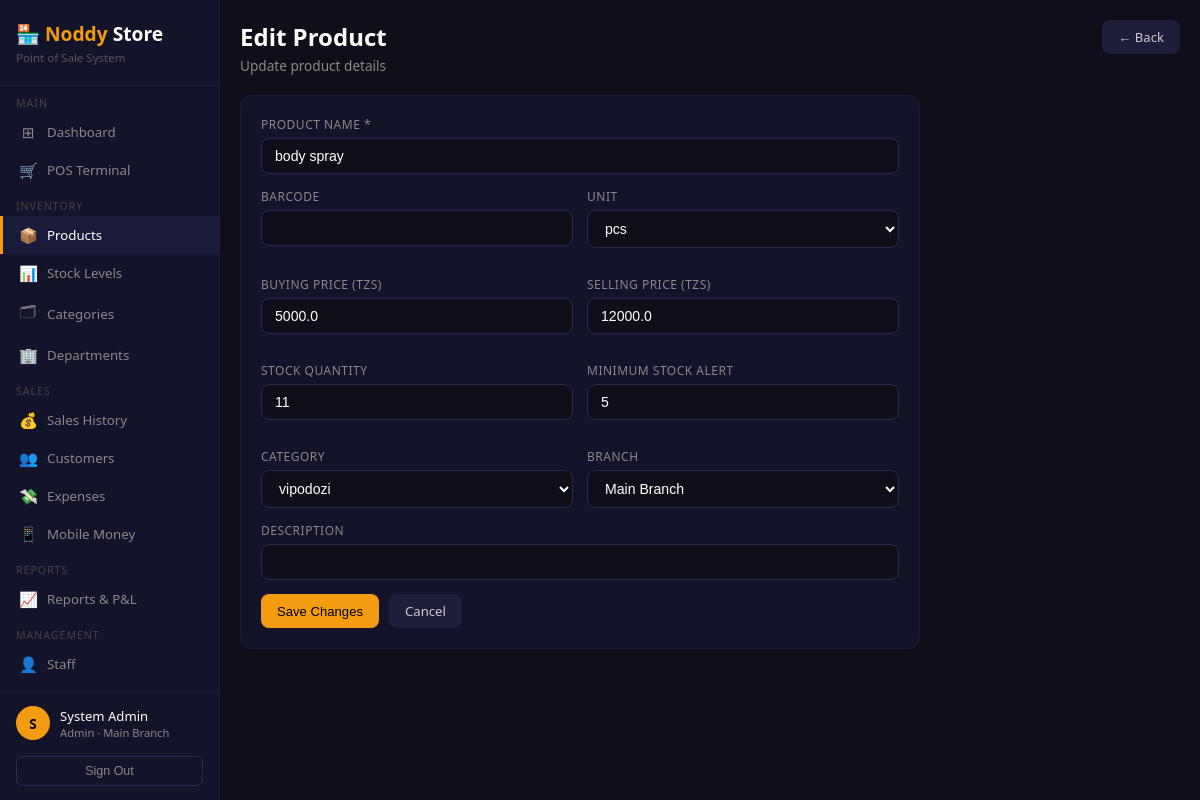
Screenshot of /products/edit/3 (signed in) with the database file from the repository.
### tables this page shows
CREATE TABLE branches (
        id         INTEGER PRIMARY KEY AUTOINCREMENT,
        name       TEXT NOT NULL,
        location   TEXT,
        phone      TEXT,
        created_at TEXT DEFAULT CURRENT_TIMESTAMP
    );

CREATE TABLE products (
        id            INTEGER PRIMARY KEY AUTOINCREMENT,
        name          TEXT NOT NULL,
        barcode       TEXT UNIQUE,
        category_id   INTEGER,
        branch_id     INTEGER,
        buying_price  REAL DEFAULT 0,
        selling_price REAL DEFAULT 0,
        stock_qty     INTEGER DEFAULT 0,
        min_stock     INTEGER DEFAULT 5,
        unit          TEXT DEFAULT 'pcs',
        description   TEXT,
        active        INTEGER DEFAULT 1,
        created_at    TEXT DEFAULT CURRENT_TIMESTAMP,
        FOREIGN KEY (category_id) REFERENCES categories(id),
        FOREIGN KEY (branch_id)   REFERENCES branches(id)
    );

CREATE TABLE categories (
        id            INTEGER PRIMARY KEY AUTOINCREMENT,
        name          TEXT NOT NULL,
        department_id INTEGER,
        description   TEXT,
        created_at    TEXT DEFAULT CURRENT_TIMESTAMP,
        FOREIGN KEY (department_id) REFERENCES departments(id)
    );

### app.py (the view, shortened to what this page needs)
@app.route('/products/edit/<int:pid>', methods=['GET','POST'])
@login_required
def edit_product(pid):
    conn = get_db()
    prod     = conn.execute('SELECT * FROM products WHERE id=?', (pid,)).fetchone()
    cats     = conn.execute('SELECT * FROM categories ORDER BY name').fetchall()
    depts    = conn.execute('SELECT * FROM departments ORDER BY name').fetchall()
    branches = conn.execute('SELECT * FROM branches').fetchall()
    conn.close()
    return render_template('edit_product.html', prod=prod, cats=cats, depts=depts, branches=branches)

### app.py (called while the page is built)
def login_required(f):
    @wraps(f)
    def decorated(*args, **kwargs):
        if 'user_id' not in session:
            return redirect(url_for('login'))
        return f(*args, **kwargs)
    return decorated

### database.py (called while the page is built)
def get_db():
    conn = sqlite3.connect(DB)
    conn.row_factory = sqlite3.Row
    return conn

### templates/edit_product.html (shortened to what this page needs)
{% extends 'base.html' %}
{% block content %}
<div class="page-header">
    <div>
        <h2>Edit Product</h2>
        <p>Update product details</p>
    </div>
    <a href="/products" class="btn btn-secondary">← Back</a>
</div>
<div class="card" style="max-width:680px;">
    <form method="POST">
        <div class="form-group">
            <label>Product Name *</label>
            <input type="text" name="name" value="{{ prod.name }}" required/>
        </div>
        <div class="form-grid">
            <div class="form-group">
                <label>Barcode</label>
                <input type="text" name="barcode" value="{{ prod.barcode or '' }}"/>
            </div>
            <div class="form-group">
                <label>Unit</label>
                <select name="unit">
                    {% for u in ['pcs','kg','g','litre','box','pack','dozen','pair'] %}
                    <option value="{{ u }}" {% if prod.unit==u %}selected{% endif %}>{{ u }}</option>
                    {% endfor %}
                </select>
            </div>
            <div class="form-group">
                <label>Buying Price (TZS)</label>
                <input type="number" name="buying_price"
                       value="{{ prod.buying_price }}" step="0.01"/>
            </div>
            <div class="form-group">
                <label>Selling Price (TZS)</label>
                <input type="number" name="selling_price"
                       value="{{ prod.selling_price }}" step="0.01"/>
            </div>
            <div class="form-group">
                <label>Stock Quantity</label>
                <input type="number" name="stock_qty" value="{{ prod.stock_qty }}"/>
            </div>
            <div class="form-group">
                <label>Minimum Stock Alert</label>
                <input type="number" name="min_stock" value="{{ prod.min_stock }}"/>
            </div>
            <div class="form-group">
                <label>Category</label>
                <select name="category_id">
                    {% for c in cats %}
                    <option value="{{ c.id }}"
                        {% if prod.category_id==c.id %}selected{% endif %}>
                        {{ c.name }}
                    </option>
                    {% endfor %}
                </select>
            </div>
            <div class="form-group">
                <label>Branch</label>
                <select name="branch_id">
                    {% for b in branches %}
                    <option value="{{ b.id }}"
                        {% if prod.branch_id==b.id %}selected{% endif %}>
                        {{ b.name }}
                    </option>
                    {% endfor %}
                </select>
            </div>
        </div>
        <div class="form-group">
            <label>Description</label>
            <input type="text" name="description" value="{{ prod.description or '' }}"/>
        </div>
        <div style="display:flex;gap:10px;margin-top:8px;">
            <button type="submit" class="btn btn-primary">Save Changes</button>
            <a href="/products" class="btn btn-secondary">Cancel</a>
        </div>
    </form>
</div>
{% endblock %}

### templates/base.html (shortened to what this page needs)
<!DOCTYPE html>
<html lang="en">
<head>
</head>
<body>
<div class="sidebar">
    <div class="sidebar-logo">
        <h1>🏪 <span>Noddy</span> Store</h1>
        <p>Point of Sale System</p>
    </div>
    <nav style="flex:1;overflow-y:auto;">
        <div class="nav-section">Main</div>
        <a href="/" class="nav-item {% if request.path=='/' %}active{% endif %}">
            <span class="icon">⊞</span> Dashboard
        </a>
        <a href="/pos" class="nav-item {% if request.path=='/pos' %}active{% endif %}">
            <span class="icon">🛒</span> POS Terminal
        </a>
        <div class="nav-section">Inventory</div>
        <a href="/products" class="nav-item {% if request.path.startswith('/products') %}active{% endif %}">
            <span class="icon">📦</span> Products
        </a>
        <a href="/stock" class="nav-item {% if request.path=='/stock' %}active{% endif %}">
            <span class="icon">📊</span> Stock Levels
        </a>
        <a href="/categories" class="nav-item {% if request.path.startswith('/categories') %}active{% endif %}">
            <span class="icon">🗂</span> Categories
        </a>
        <a href="/departments" class="nav-item {% if request.path.startswith('/departments') %}active{% endif %}">
            <span class="icon">🏢</span> Departments
        </a>
        <div class="nav-section">Sales</div>
        <a href="/sales" class="nav-item {% if request.path=='/sales' %}active{% endif %}">
            <span class="icon">💰</span> Sales History
        </a>
        <a href="/customers" class="nav-item {% if request.path.startswith('/customers') %}active{% endif %}">
            <span class="icon">👥</span> Customers
        </a>
        <a href="/expenses" class="nav-item {% if request.path.startswith('/expenses') %}active{% endif %}">
            <span class="icon">💸</span> Expenses
        </a>
        <a href="/mobile_money" class="nav-item {% if request.path.startswith('/mobile_money') %}active{% endif %}">
            <span class="icon">📱</span> Mobile Money
        </a>
        <div class="nav-section">Reports</div>
        <a href="/reports" class="nav-item {% if request.path=='/reports' %}active{% endif %}">
            <span class="icon">📈</span> Reports &amp; P&amp;L
        </a>
        <div class="nav-section">Management</div>
        <a href="/staff" class="nav-item {% if request.path=='/staff' %}active{% endif %}">
            <span class="icon">👤</span> Staff
        </a>
        <a href="/staff/performance" class="nav-item {% if request.path=='/staff/performance' %}active{% endif %}">
        </a>
    </nav>
    <div class="sidebar-user">
        <div style="display:flex;align-items:center;gap:10px;margin-bottom:8px;">
            <div class="user-avatar">{{ session.full_name[0]|upper }}</div>
            <div style="min-width:0;">
                <div class="user-name" style="overflow:hidden;text-overflow:ellipsis;white-space:nowrap">
                    {{ session.full_name }}
                </div>
                <div class="user-role">{{ session.role }} · {{ session.branch_name }}</div>
            </div>
        </div>
        <a href="/logout"><button class="btn-logout">Sign Out</button></a>
    </div>
</div>
<div class="main">
    {% block content %}{% endblock %}
</div>
</body>
</html>

### templates/base.html (style rules this page uses)
* { margin:0;padding:0;box-sizing:border-box; }
body { background:#0f0f1a;color:#fff;font-family:'Segoe UI',sans-serif;display:flex;min-height:100vh; }
.sidebar { width:220px;background:#13132a;border-right:1px solid #1e1e3a;display:flex;flex-direction:column;position:fixed;height:100vh;z-index:100;overflow-y:auto; }
.sidebar-logo { padding:20px 16px;border-bottom:1px solid #1e1e3a;flex-shrink:0; }
.sidebar-logo h1 { font-size:1.2rem;color:#fff; }
.sidebar-logo h1 span { color:#f39c12; }
.sidebar-logo p { color:#555;font-size:0.72rem;margin-top:3px; }
.nav-section { padding:10px 0 3px 16px;font-size:0.66rem;color:#444;text-transform:uppercase;letter-spacing:1px; }
.nav-item { display:flex;align-items:center;gap:10px;padding:9px 16px;color:#888;text-decoration:none;font-size:0.83rem;border-left:3px solid transparent;transition:all .15s; }
.nav-item.active { color:#fff;background:#1a1a3a;border-left-color:#f39c12; }
.nav-item .icon { font-size:0.95rem;width:18px;text-align:center;flex-shrink:0; }
.sidebar-user { padding:14px 16px;border-top:1px solid #1e1e3a;flex-shrink:0; }
.user-avatar { width:34px;height:34px;background:#f39c12;border-radius:50%;display:flex;align-items:center;justify-content:center;font-weight:bold;font-size:0.85rem;color:#000;flex-shrink:0; }
.user-name { font-size:0.82rem;color:#fff;font-weight:500; }
.user-role { font-size:0.7rem;color:#888;text-transform:capitalize; }
.btn-logout { margin-top:8px;width:100%;padding:7px;background:transparent;border:1px solid #2a2a4a;border-radius:6px;color:#888;cursor:pointer;font-size:0.78rem; }
.main { margin-left:220px;flex:1;padding:20px;overflow-y:auto;min-height:100vh; }
.page-header { margin-bottom:20px;display:flex;justify-content:space-between;align-items:flex-start;flex-wrap:wrap;gap:10px; }
.page-header h2 { font-size:1.5rem;font-weight:600; }
.page-header p { color:#888;font-size:0.85rem;margin-top:3px; }
.card { background:#13132a;border-radius:12px;border:1px solid #1e1e3a;padding:20px;margin-bottom:16px; }
.btn { padding:8px 16px;border:none;border-radius:8px;cursor:pointer;font-size:0.82rem;font-weight:500;text-decoration:none;display:inline-block;transition:opacity .2s; }
.btn-primary { background:#f39c12;color:#000; }
.btn-secondary { background:#1e1e3a;color:#ccc; }
.form-group { margin-bottom:14px; }
.form-group label { display:block;color:#888;font-size:0.75rem;text-transform:uppercase;letter-spacing:.5px;margin-bottom:5px; }
.form-group input,.form-group select,.form-group textarea { width:100%;padding:9px 13px;background:#0f0f1a;border:1px solid #2a2a4a;border-radius:8px;color:#fff;font-size:0.88rem;outline:none; }
.form-grid { display:grid;grid-template-columns:1fr 1fr;gap:14px; }

### rows the page displays
branches: branch_name "Main Branch"
products: name "body spray", unit "pcs", buying_price "5000.0", selling_price "12000.0", stock_qty "11", min_stock "5", category_id "vipodozi", branch_id "Main Branch"

### other values shown
{{ session.full_name[0]|upper }} "S"
{{ session.full_name }} "System Admin"
{{ session.role }} "Admin"
